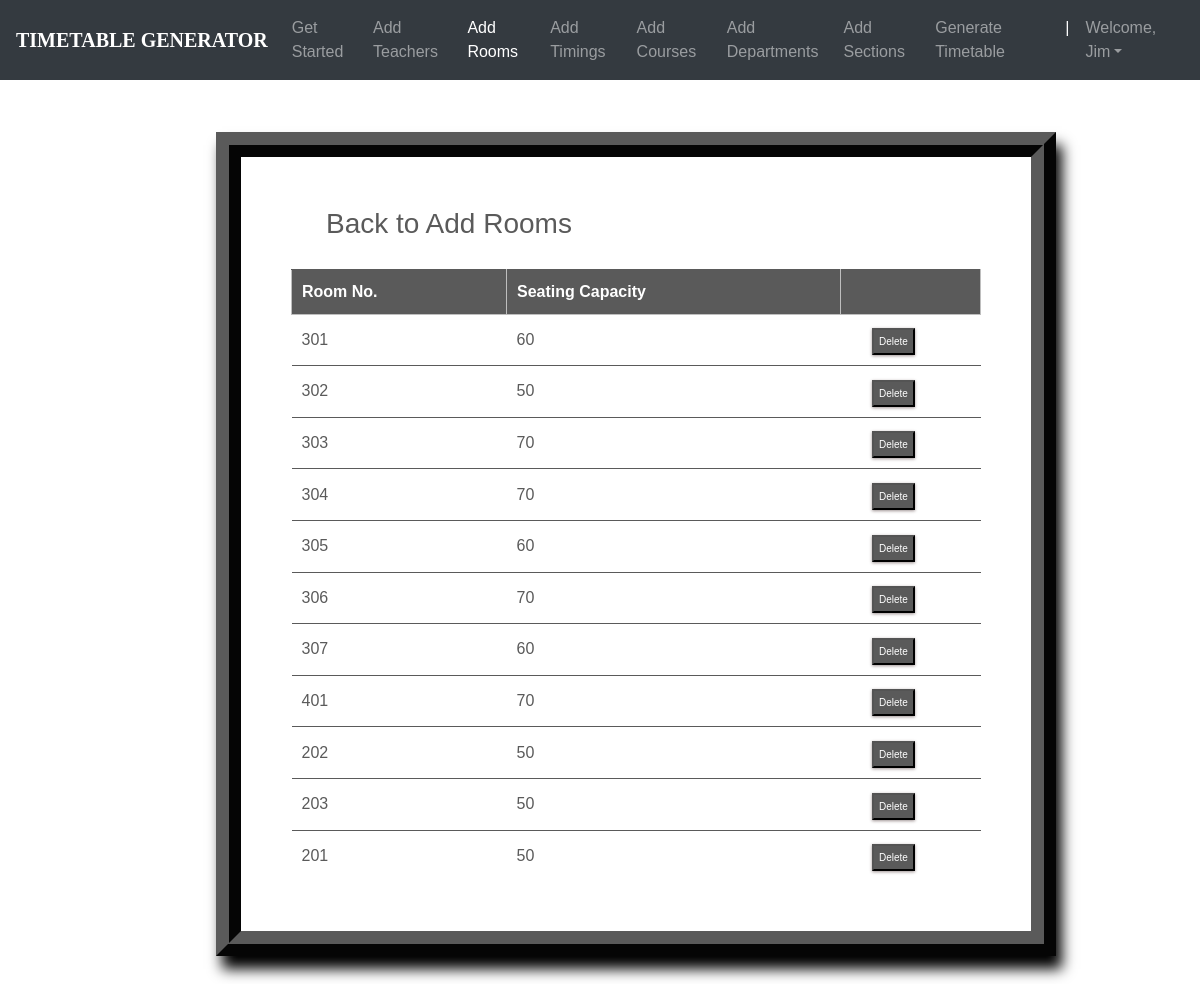
The page /rooms_list/ (signed in) on the database its author committed.
### ttgen/models.py (models this page shows, shortened)
class Room(models.Model):
    r_number = models.CharField(max_length=6)
    seating_capacity = models.IntegerField(default=0)

### ttgen/views.py (the view)
# urls.py: path('rooms_list/', views.room_list, name='editrooms'),
@login_required
def room_list(request):
    context = {
        'rooms': Room.objects.all()
    }
    return render(request, 'roomslist.html', context)

### templates/roomslist.html (shortened to what this page needs)
<!DOCTYPE html>
<html lang="en">
<head>
	<link rel="stylesheet" href="https://maxcdn.bootstrapcdn.com/bootstrap/4.0.0/css/bootstrap.min.css">
    <link rel="stylesheet" type="text/css" href="static/css/index.css">
</head>
<body>
        <header>
			<nav class="navbar navbar-expand-md navbar-dark fixed-top bg-dark">
                <a class="navbar-brand" href="#"><b>TIMETABLE GENERATOR</b></a>
                <div class="collapse navbar-collapse" id="navbarCollapse">
                    <ul class="navbar-nav ml-auto">
                    <li class="nav-item">
                        <a class="nav-link" href="{% url 'admindash' %}">Get Started</a>
                    </li>
                    <li class="nav-item">
                        <a class="nav-link" href="{% url 'addInstructors' %}">Add Teachers</a>
                    </li>
                    <li class="nav-item active">
                        <a class="nav-link" href="{% url 'addRooms' %}">Add Rooms</a>
                    </li>
                    <li class="nav-item">
		                <a class="nav-link" href="{% url 'addTimings' %}">Add Timings</a>
		            </li>
                    <li class="nav-item">
                        <a class="nav-link" href="{% url 'addCourses' %}">Add Courses</a>
                    </li>
                    <li class="nav-item">
			            <a class="nav-link" href="{% url 'addDepts' %}">Add Departments</a>
		            </li>
                    <li class="nav-item">
			            <a class="nav-link" href="{% url 'addSections' %}">Add Sections</a>
		            </li>
                    <li class="nav-item">
			            <a class="nav-link" href="{% url 'generate' %}">Generate Timetable</a>
		            </li>
                    <li class="nav-item active">
			            <a class="nav-link">|</a>
		            </li>
                    <li class="nav-item dropdown">
		                <a class="nav-link dropdown-toggle" href="#" id="dropdown03" data-toggle="dropdown" aria-haspopup="true" aria-expanded="false">Welcome, {{ user.first_name }}</a>
		            </li>
                    </ul>
                </div>
            </nav>
        </header>
        {% block content %}
        {% load static %}
        <br>
        <br>
<fieldset class="fieldset">
    <a href="{% url 'addRooms'%}"><h1 class="tablink" onclick="openPage('new')" id="defaultOpen">Back to Add Rooms</h1></a>
    <div class="tabcontent" id="edit">
        <table class="table1">
            <thead>
            <tr class="table-headers">
            <th>Room No.</th>
            <th>Seating Capacity</th>
            <th  class="empty"></th>
            </tr>
            </thead>
            <tbody>
            {% for rm in rooms %}
            <tr>
             <td>{{rm.r_number}}</td>
             <td>{{rm.seating_capacity}}</td>
             <td class="empty">
                <form action="{% url 'deleteroom' rm.id %}" method="post">
                        <input type="submit" value="Delete" class="cross">
                </form>
             </td>
             </tr>
            {% endfor %}
            </tbody>
        </table>
    </div>
</fieldset>
{% endblock %}

### static/css/index.css (style rules this page uses)
body { padding-top: 3rem; padding-bottom: 3rem; color: #5a5a5a; font-family: 'Poppins', sans-serif; overflow-x: hidden; }
nav { font-family: sans-serif; }
.navbar-brand { font-size: 20px; font-family: Georgia, 'Times New Roman', Times, serif; }

### templates/roomslist.html (style rules this page uses)
nav { font-family: sans-serif; }
.navbar-brand { font-size: 20px; font-family: Georgia, 'Times New Roman', Times, serif; }
* { margin: 0; padding: 0; box-sizing: border-box; }
html { scroll-behavior: smooth; }
a { text-decoration:none; }
form { margin-top: 3%; margin-left: 18%; margin-right: 12%; }
fieldset h1 { color: #5a5a5a; padding-bottom: 20px; margin-left: 35px; display: inline-block; cursor: pointer; font-size: 28px; }
fieldset input { padding:8px; color: #938c8c }
.table2 td, th { border: 1px solid rgb(190,190,190); padding: 10px 20px; }
.table1 { width: 100%; border-collapse: collapse; text-align: left; overflow: hidden; }
.table1 td, th { border-top: 1px solid #5a5a5a; padding: 10px; }
.table1 th { background-color: #5a5a5a; color: #fff; }
.cross { font-size:10px; box-shadow: 0px 1px 3px 0px #9e9292; padding: 4px 5px; color: #fff; background-color: #5a5a5a; cursor: pointer; }
.fieldset { margin-top: 3%; margin-left: 18%; margin-right: 12%; padding: 50px; border-width: 25px; border-style: ridge; border-color: #5a5a5a; box-shadow: 6px 13px 13px 0px black; background-color: #fff; }

### rows shown on the page
Room: r_number "301", seating_capacity "60"
Room: r_number "302", seating_capacity "50"
Room: r_number "303", seating_capacity "70"
Room: r_number "304", seating_capacity "70"
Room: r_number "305", seating_capacity "60"
Room: r_number "306", seating_capacity "70"
Room: r_number "307", seating_capacity "60"
Room: r_number "401", seating_capacity "70"
Room: r_number "202", seating_capacity "50"
Room: r_number "203", seating_capacity "50"
Room: r_number "201", seating_capacity "50"

### other values the page prints
{{ user.first_name }} "Jim"
